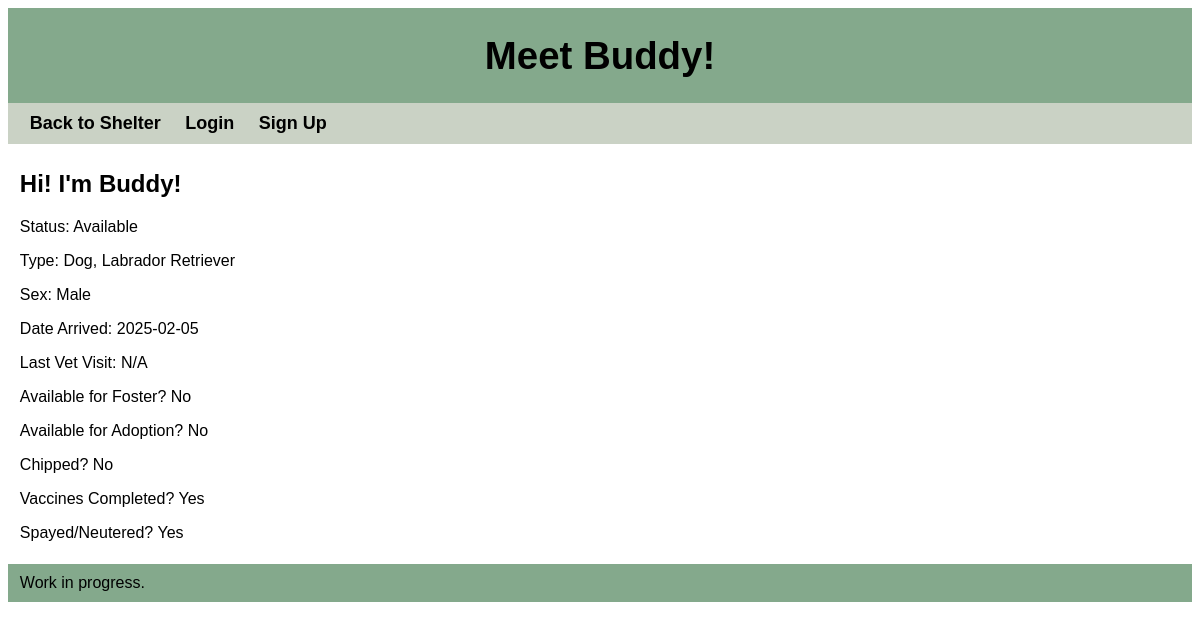
Page /animal/1 on the committed database.
### tables this page shows
CREATE TABLE Animal (
        animal_id INTEGER PRIMARY KEY AUTOINCREMENT,
        shelter_id INTEGER,
        name TEXT NOT NULL,
        type TEXT NOT NULL,
        breed TEXT NOT NULL,
        sex TEXT NOT NULL,
        foster INTEGER NOT NULL,
        adopt INTEGER NOT NULL,
        status TEXT NOT NULL,
        date_time_arrived TEXT NOT NULL,
        chipped BOOLEAN NOT NULL,
        date_last_vet_visit TEXT NOT NULL,
        vaccines BOOLEAN NOT NULL,
        spayed_neutered BOOLEAN NOT NULL,
        FOREIGN KEY (shelter_id) REFERENCES Shelter(shelter_id)
    );

### app/api.py (the view)
@app.route("/animal/<int:animalID>", methods = ['GET'])
def index_by_id(animalID = 0):
    conn = sqlite3.connect(DATABASE)
    conn.row_factory = sqlite3.Row
    cursor = conn.cursor()
    animal = cursor.execute(('SELECT name, type, status, shelter_id, breed, animal_id, sex, date_time_arrived, vaccines, spayed_neutered FROM Animal WHERE animal_id = ?'), (animalID,)).fetchone()
    conn.close()
    if not animal:
       return "Animal not found."
    return render_template("animal.html", animal=animal)

### app/api.py (called while the page is built, shortened)
@app.before_request
def auto_logout():
    if not current_user.is_authenticated:
        return

### app/templates/animal.html (shortened to what this page needs)
<!doctype html>
<html>
<head>
    <link rel="stylesheet" type="text/css" href="{{ url_for('static', filename='style.css') }}">
</head>
<body>
    <div id="container">
        <header>
            <h1>Meet {{ animal['name'] }}!</h1>
        </header>
        <nav id="navbar">
            <a href="/home/{{ animal['shelter_id'] }}">Back to Shelter</a>
            {% if current_user.is_authenticated %}
                <a href="{{ url_for('logout') }}" class="nav-button">Logout</a>
            {% else %}
                <a href="/login.html" class="nav-button">Login</a>
                <a href="/signup.html" class="nav-button">Sign Up</a>
            {% endif %}
        </nav>
        <main>
            {% if animal %}
                <div id="animal-info">
                    <h2>Hi! I'm {{ animal['name'] }}!</h2>
                    <p>Status: {{ animal['status'] }}</p>
                    <p>Type: {{ animal['type'] }}, {{ animal['breed'] }}</p>
                    <p>Sex: {{ animal['sex'] }}</p>
                    <p>Date Arrived: {{ animal['date_time_arrived'] }}</p>
                    <p>Last Vet Visit: {{ animal['date_last_vet_visit'] or 'N/A' }}</p>
                    <p>Available for Foster? {% if animal['foster'] == 0 %}Yes{% else %}No{% endif %}</p>
                    <p>Available for Adoption? {% if animal['adopt'] == 0 %}Yes{% else %}No{% endif %}</p>
                    <p>Chipped? {% if animal['chipped'] == 0 %}Yes{% else %}No{% endif %}</p>
                    <p>Vaccines Completed? {% if animal['vaccines'] == 1 %}Yes{% else %}No{% endif %}</p>
                    <p>Spayed/Neutered? {% if animal['spayed_neutered'] == 1 %}Yes{% else %}No{% endif %}</p>
                </div>
            {% endif %}
        </main>
        <footer>Work in progress.</footer>
    </div>
</body>
</html>

### app/static/style.css (style rules this page uses)
header { font-size: larger; background-color: #84a98c; align-content:center; text-align: center; font-family: 'Franklin Gothic Medium', 'Arial Narrow', Arial, sans-serif; }
nav { background-color: #cad2c5; padding: 10px 1%; font-family: Arial, Helvetica, sans-serif; }
nav a { font-weight: bold; font-size: large; text-decoration: none; padding: 10px; color: black; }
main { padding: 0.5% 1%; font-family: Arial, Helvetica, sans-serif; }
footer { background-color: #84a98c; padding: 10px 1%; font-family: 'Franklin Gothic Medium', 'Arial Narrow', Arial, sans-serif; }

### rows in the picture
Animal: name "Buddy", status "Available", type "Dog", breed "Labrador Retriever", sex "Male", date_time_arrived "2025-02-05"

### other values in the picture
{{ animal['date_last_vet_visit'] or 'N/A' }} "N/A"
